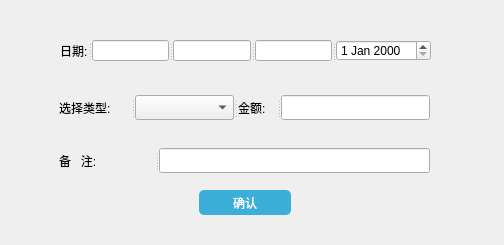
<?xml version="1.0" encoding="UTF-8"?>
<ui version="4.0">
 <class>additem</class>
 <widget class="QWidget" name="additem">
  <property name="geometry">
   <rect>
    <x>0</x>
    <y>0</y>
    <width>504</width>
    <height>245</height>
   </rect>
  </property>
  <property name="windowTitle">
   <string>Form</string>
  </property>
  <widget class="QPushButton" name="confirm_btn">
   <property name="geometry">
    <rect>
     <x>199</x>
     <y>190</y>
     <width>92</width>
     <height>25</height>
    </rect>
   </property>
   <property name="styleSheet">
    <string notr="true">QPushButton#confirm_btn {
    width: 85px;
    height: 30px;
	color: #fff;
    border: 0px solid rgba(255, 255, 255, 0);
    border-radius: 5px;
    background-color: #3bafda;

}

QPushButton#confirm_btn:hover {
    background-color: #4fc1e9;
}

QPushButton#confirm_btn:pressed {
    background: qradialgradient(cx:0.5,
    cy: 0.5,
    fx: 0.5,
    fy: 0.5,
    radius: 1.5,
    stop: 0.2 #4fc1e9,
    stop: 0.8 #3bafda);
}
</string>
   </property>
   <property name="text">
    <string>确认</string>
   </property>
  </widget>
  <widget class="QSplitter" name="splitter_3">
   <property name="geometry">
    <rect>
     <x>59</x>
     <y>148</y>
     <width>371</width>
     <height>25</height>
    </rect>
   </property>
   <property name="orientation">
    <enum>Qt::Horizontal</enum>
   </property>
   <widget class="QLabel" name="label_4">
    <property name="text">
     <string>备   注:</string>
    </property>
   </widget>
   <widget class="QLineEdit" name="mark"/>
  </widget>
  <widget class="QSplitter" name="splitter_2">
   <property name="geometry">
    <rect>
     <x>59</x>
     <y>95</y>
     <width>371</width>
     <height>25</height>
    </rect>
   </property>
   <property name="orientation">
    <enum>Qt::Horizontal</enum>
   </property>
   <widget class="QLabel" name="label">
    <property name="text">
     <string>选择类型:</string>
    </property>
   </widget>
   <widget class="QComboBox" name="type"/>
   <widget class="QLabel" name="label_2">
    <property name="text">
     <string>金额:</string>
    </property>
   </widget>
   <widget class="QLineEdit" name="value"/>
  </widget>
  <widget class="QSplitter" name="splitter">
   <property name="geometry">
    <rect>
     <x>60</x>
     <y>40</y>
     <width>371</width>
     <height>21</height>
    </rect>
   </property>
   <property name="orientation">
    <enum>Qt::Horizontal</enum>
   </property>
   <widget class="QLabel" name="label_3">
    <property name="text">
     <string>日期:</string>
    </property>
   </widget>
   <widget class="QLineEdit" name="year_edit"/>
   <widget class="QLineEdit" name="mon_edit"/>
   <widget class="QLineEdit" name="day_edit"/>
   <widget class="QDateEdit" name="date_select"/>
  </widget>
 </widget>
 <resources/>
 <connections/>
</ui>
